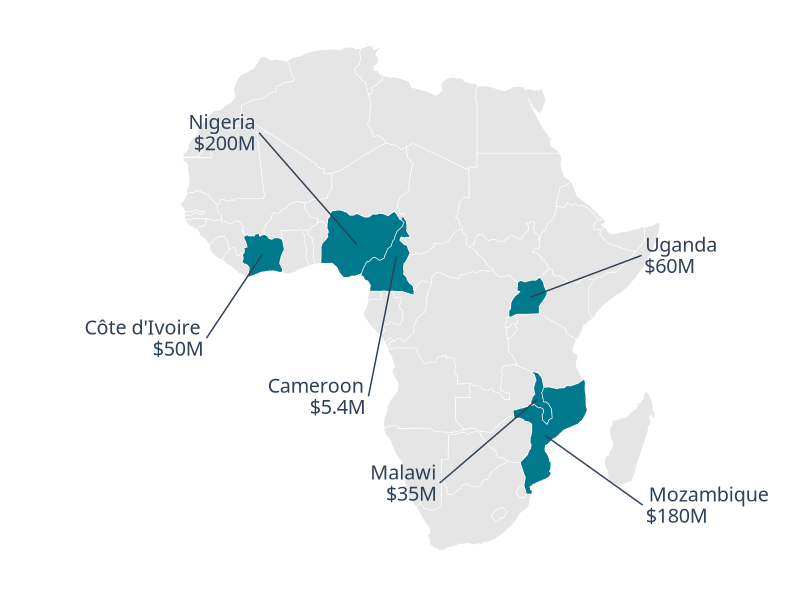

The R script that drew this image:
library(tidyverse)
library(rnaturalearth)
library(sf)

funding <- read_csv("data/africa-funding.csv")

africa <- ne_countries(continent = "Africa", returnclass = "sf")
stopifnot(all(funding$name %in% africa$name))

funded <- africa |>
  inner_join(funding, by = "name") |>
  mutate(
    lon = st_coordinates(st_point_on_surface(geometry))[, "X"],
    lat = st_coordinates(st_point_on_surface(geometry))[, "Y"]
  )

ggplot(africa) +
  geom_sf(fill = "grey90", color = "white", linewidth = 0.2) +
  geom_sf(data = funded, fill = "#00798c", color = "white") +
  geom_segment(
    data = funded, color = "#2e4057",
    aes(lon, lat, xend = lon + dx, yend = lat + dy)
  ) +
  geom_text(
    data = funded, color = "#2e4057", size = 5, lineheight = 0.9,
    family = "Fira Sans Condensed",
    aes(
      lon + dx, lat + dy, hjust = ifelse(dx > 0, -0.05, 1.05),
      label = paste0(name, "\n$", amount, "M")
    )
  ) +
  coord_sf(xlim = c(-38, 66), ylim = c(-36, 38)) +
  theme_void()
